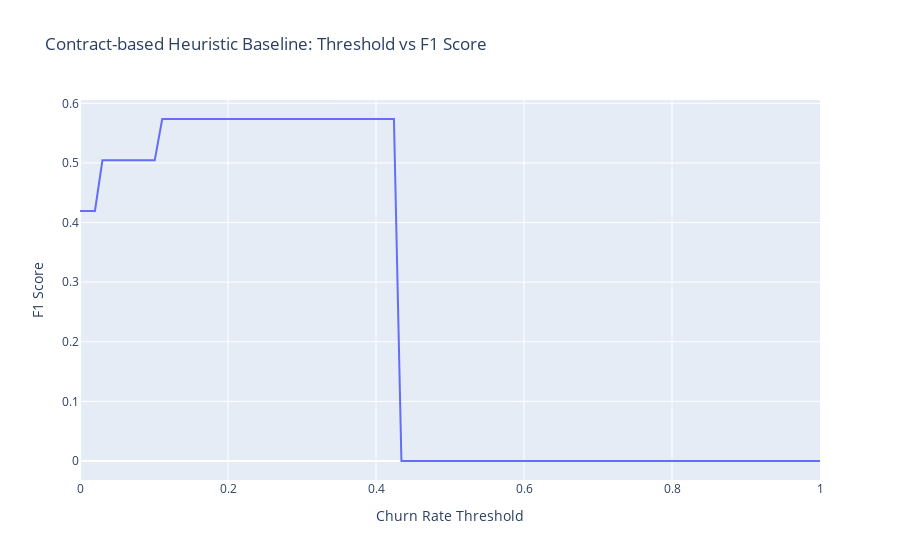

The notebook cell this image was saved under:
### Markdown cell above
This analysis implements a contract-based heuristic baseline for churn prediction, leveraging the relationship between customer contract duration and churn behavior. The approach uses data-driven thresholds rather than simple rule-based predictions

### Code cell
import plotly.express as px
contract_churn_rates = {}
for contract_type in ['Month-to-month', 'One year', 'Two year']:
    if f'Contract_{contract_type}' in X_train.columns:
        mask = X_train[f'Contract_{contract_type}'] == 1
        churn_rate = y_train[mask].mean()
        contract_churn_rates[contract_type] = churn_rate
        print(f"{contract_type} churn rate: {churn_rate:.3f}")

# Use the churn rates to set thresholds
# Predict churn if customer has contract type with churn rate > threshold
thresholds = np.linspace(0, 1, 100)
f1_scores = []

for t in thresholds:
    preds = np.zeros(len(X_test))
    
    for contract_type, churn_rate in contract_churn_rates.items():
        if churn_rate > t and f'Contract_{contract_type}' in X_test.columns:
            mask = X_test[f'Contract_{contract_type}'] == 1
            preds[mask] = 1
    
    f1 = f1_score(y_test, preds)
    f1_scores.append(f1)

fig = px.line(
    x=thresholds,
    y=f1_scores,
    labels={"x": "Churn Rate Threshold", "y": "F1 Score"},
    title="Contract-based Heuristic Baseline: Threshold vs F1 Score"
)
fig.show()

print(f"Best Contract F1 Score: {max(f1_scores):.3f}")

### Figure 1 — Plotly figure (JSON) as saved in the notebook; plotly's stock layout.template omitted (floating-point values rounded to 4 significant figures)
{"data": [{"hovertemplate": "Churn Rate Threshold=%{x}<br>F1 Score=%{y}<extra></extra>", "legendgroup": "", "line": {"color": "#636efa", "dash": "solid"}, "marker": {"symbol": "circle"}, "mode": "lines", "name": "", "orientation": "v", "showlegend": false, "type": "scatter", "x": [0.0, 0.0101, 0.0202, 0.0303, 0.0404, 0.05051, 0.06061, 0.07071, 0.08081, 0.09091, 0.101, 0.1111, 0.1212, 0.1313, 0.1414, 0.1515, 0.1616, 0.1717, 0.1818, 0.1919, 0.202, 0.2121, 0.2222, 0.2323, 0.2424, 0.2525, 0.2626, 0.2727, 0.2828, 0.2929, 0.303, 0.3131, 0.3232, 0.3333, 0.3434, 0.3535, 0.3636, 0.3737, 0.3838, 0.3939, 0.404, 0.4141, 0.4242, 0.4343, 0.4444, 0.4545, 0.4646, 0.4747, 0.4848, 0.4949, 0.5051, 0.5152, 0.5253, 0.5354, 0.5455, 0.5556, 0.5657, 0.5758, 0.5859, 0.596, 0.6061, 0.6162, 0.6263, 0.6364, 0.6465, 0.6566, 0.6667, 0.6768, 0.6869, 0.697, 0.7071, 0.7172, 0.7273, 0.7374, 0.7475, 0.7576, 0.7677, 0.7778, 0.7879, 0.798, 0.8081, 0.8182, 0.8283, 0.8384, 0.8485, 0.8586, 0.8687, 0.8788, 0.8889, 0.899, 0.9091, 0.9192, 0.9293, 0.9394, 0.9495, 0.9596, 0.9697, 0.9798, 0.9899, 1.0], "xaxis": "x", "y": [0.4195, 0.4195, 0.4195, 0.5045, 0.5045, 0.5045, 0.5045, 0.5045, 0.5045, 0.5045, 0.5045, 0.5737, 0.5737, 0.5737, 0.5737, 0.5737, 0.5737, 0.5737, 0.5737, 0.5737, 0.5737, 0.5737, 0.5737, 0.5737, 0.5737, 0.5737, 0.5737, 0.5737, 0.5737, 0.5737, 0.5737, 0.5737, 0.5737, 0.5737, 0.5737, 0.5737, 0.5737, 0.5737, 0.5737, 0.5737, 0.5737, 0.5737, 0.5737, 0.0, 0.0, 0.0, 0.0, 0.0, 0.0, 0.0, 0.0, 0.0, 0.0, 0.0, 0.0, 0.0, 0.0, 0.0, 0.0, 0.0, 0.0, 0.0, 0.0, 0.0, 0.0, 0.0, 0.0, 0.0, 0.0, 0.0, 0.0, 0.0, 0.0, 0.0, 0.0, 0.0, 0.0, 0.0, 0.0, 0.0, 0.0, 0.0, 0.0, 0.0, 0.0, 0.0, 0.0, 0.0, 0.0, 0.0, 0.0, 0.0, 0.0, 0.0, 0.0, 0.0, 0.0, 0.0, 0.0, 0.0], "yaxis": "y"}], "layout": {"legend": {"tracegroupgap": 0}, "title": {"text": "Contract-based Heuristic Baseline: Threshold vs F1 Score"}, "xaxis": {"anchor": "y", "domain": [0, 1], "title": {"text": "Churn Rate Threshold"}}, "yaxis": {"anchor": "x", "domain": [0, 1], "title": {"text": "F1 Score"}}}}
